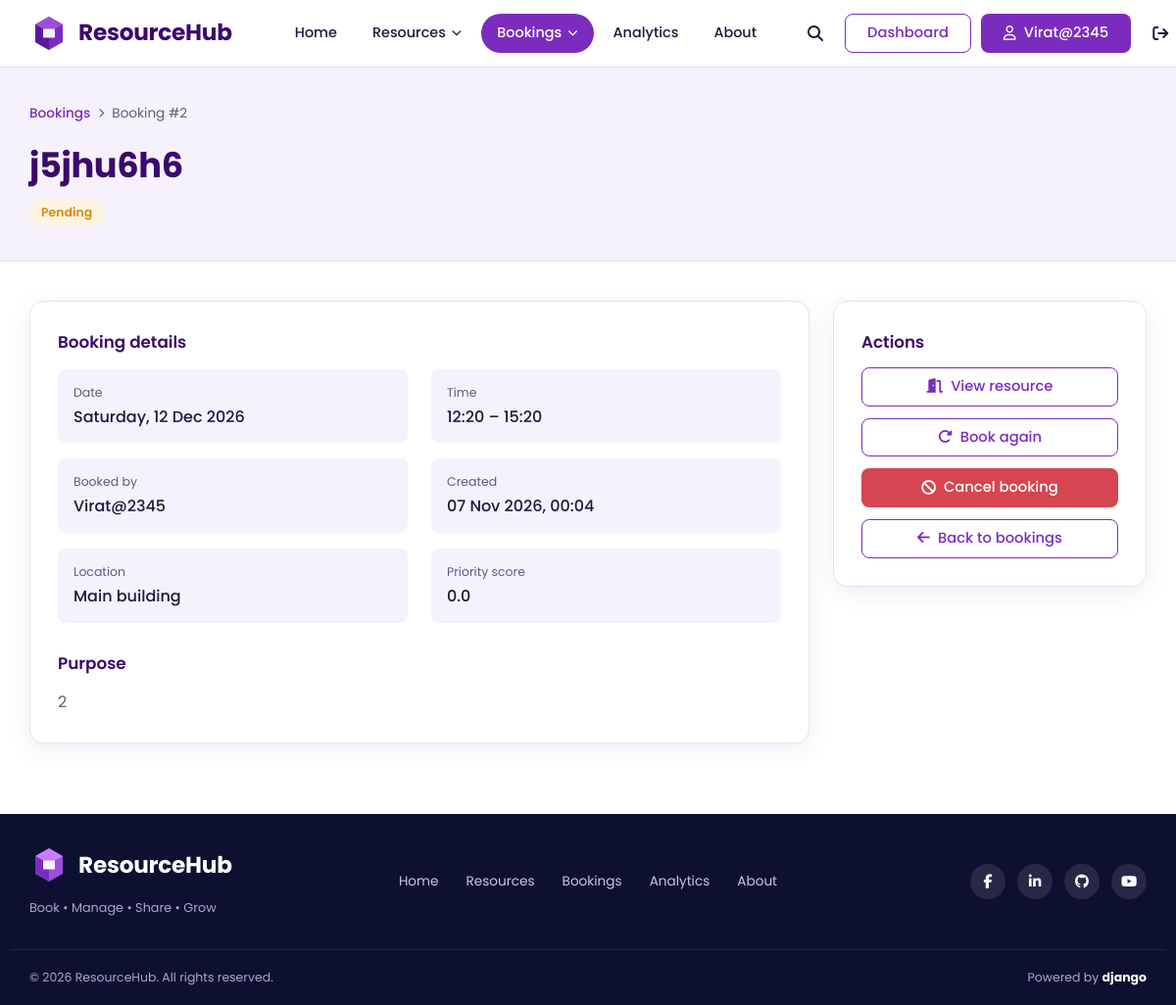
/bookings/2/ (signed in), run on the app's committed database.
### accounts/models.py (models this page shows, shortened)
class User(AbstractUser):
    ROLE_CHOICES = [
        ("student", "Student"),
        ("teacher", "Teacher"),
        ("admin", "Administrator"),
    ]
    email = models.EmailField(unique=True)
    role = models.CharField(
        max_length=20,
        choices=ROLE_CHOICES,
        default="student",
    )
    department = models.CharField(
        max_length=100,
        blank=True,
    )
    email_verified = models.BooleanField(default=False)

class Profile(models.Model):
    user = models.OneToOneField(
        settings.AUTH_USER_MODEL,
        on_delete=models.CASCADE,
        related_name="profile",
    )
    first_name = models.CharField(
        max_length=120,
        blank=True,
    )
    last_name = models.CharField(
        max_length=100,
        blank=True,
    )
    phone = models.CharField(
        max_length=20,
        blank=True,
    )
    profile_picture = models.ImageField(
        upload_to="profile_pictures/",
        blank=True,
        null=True,
    )
    designation = models.CharField(
        max_length=100,
        blank=True,
    )

### bookings/models.py (models this page shows)
class Booking(models.Model):
    user = models.ForeignKey('accounts.User', on_delete=models.CASCADE, related_name='bookings')
    resource = models.ForeignKey('resources.Resource', on_delete=models.CASCADE, related_name='bookings')
    start_time = models.DateTimeField()
    end_time = models.DateTimeField()
    purpose = models.TextField()
    priority_score = models.FloatField(default=0)
    is_recurring = models.BooleanField(default=False)
    recurrence_rule = models.CharField(max_length=100, blank=True)
    status = models.CharField(max_length=50, default='Pending')
    created_at = models.DateTimeField(auto_now_add=True)

### resources/models.py (models this page shows, shortened)
class Resource(models.Model):
    name = models.CharField(max_length=200)
    category = models.ForeignKey(ResourceCategory, on_delete=models.CASCADE)
    department = models.CharField(max_length=100)
    capacity = models.PositiveIntegerField()
    location = models.CharField(max_length=200)
    qr_code = models.CharField(
        max_length=255,
        unique=True,
        default=uuid.uuid4,
        editable=False
    )
    device_code = models.CharField(
        max_length=100,
        unique=True,
        default=generate_device_code,
        editable=False
    )
    open_time = models.TimeField()
    close_time = models.TimeField()
    status = models.CharField(max_length=50)
    description = models.TextField()

### bookings/views.py (the view)
# urls.py: path('<int:id>/', views.booking_detail, name='booking_detail'),
@login_required
def booking_detail(request, id):
    booking = get_object_or_404(Booking, id=id, user=request.user)
    return render(request, 'bookings/booking_detail.html', {
        'booking': booking
    })

### templates/bookings/booking_detail.html (shortened to what this page needs)
{% extends 'core/base.html' %}
{% load static %}
{% block extra_css %}<link rel="stylesheet" href="{% static 'css/bookings.css' %}">{% endblock %}
{% block content %}
<section class="page-head">
  <div class="container">
    <nav class="breadcrumb" aria-label="Breadcrumb">
      <a href="{% url 'bookings:booking_list' %}">Bookings</a>
      <i class="fa-solid fa-chevron-right" aria-hidden="true"></i>
      <span>Booking #{{ booking.id }}</span>
    </nav>
    <div class="page-head-inner">
      <div>
        <h1>{{ booking.resource.name }}</h1>
        <p><span class="badge badge-{{ booking.status|lower|slugify }}">{{ booking.status }}</span>
           {% if booking.is_recurring %}<span class="chip"><i class="fa-solid fa-repeat" aria-hidden="true"></i> Recurring</span>{% endif %}</p>
      </div>
    </div>
  </div>
</section>
<section class="section">
  <div class="container detail-layout">
    <div class="panel">
      <h2 class="panel-title">Booking details</h2>
      <dl class="info-grid">
        <div><dt>Date</dt><dd>{{ booking.start_time|date:"l, d M Y" }}</dd></div>
        <div><dt>Time</dt><dd>{{ booking.start_time|time:"H:i" }} – {{ booking.end_time|time:"H:i" }}</dd></div>
        <div><dt>Booked by</dt><dd>{{ booking.user.get_full_name|default:booking.user.username }}</dd></div>
        <div><dt>Created</dt><dd>{{ booking.created_at|date:"d M Y, H:i" }}</dd></div>
        <div><dt>Location</dt><dd>{{ booking.resource.location }}</dd></div>
        <div><dt>Priority score</dt><dd>{{ booking.priority_score }}</dd></div>
      </dl>
      <h2 class="panel-title">Purpose</h2>
      <p class="detail-desc">{{ booking.purpose|linebreaksbr }}</p>
    </div>
    <aside class="panel side-panel">
      <h2 class="panel-title">Actions</h2>
      <a class="btn btn-outline btn-block" href="{% url 'resources:resource_detail' booking.resource.pk %}"><i class="fa-solid fa-door-open" aria-hidden="true"></i> View resource</a>
      <a class="btn btn-outline btn-block" href="{% url 'bookings:create_booking' booking.resource.pk %}">
    <i class="fa-solid fa-rotate-right" aria-hidden="true"></i> Book again
</a>
     {% if booking.status != 'Cancelled' %}
    <form method="POST"
          action="{% url 'bookings:cancel_booking' booking.id %}">
        <button type="submit" class="btn btn-danger btn-block">
            <i class="fa-solid fa-ban"></i>
            Cancel booking
        </button>
    </form>
{% endif %}
      <a class="btn btn-outline btn-block" href="{% url 'bookings:booking_list' %}"><i class="fa-solid fa-arrow-left" aria-hidden="true"></i> Back to bookings</a>
    </aside>
  </div>
</section>
{% endblock %}

### templates/core/base.html (shortened to what this page needs)
{% load static %}
<!DOCTYPE html>
<html lang="en">
<head>
  <link rel="stylesheet" href="https://cdnjs.cloudflare.com/ajax/libs/font-awesome/6.5.2/css/all.min.css">
  <link rel="stylesheet" href="{% static 'css/master.css' %}">
  {% block extra_css %}{% endblock %}
</head>
<body>
  {% url 'sharings:shared_with_me' as shared_url %}
  {% url 'analytics:dashboard' as analytics_url %}
  {% url 'core:about' as about_url %}
  {% with app=request.resolver_match.app_name page=request.resolver_match.url_name %}
  <header class="site-header" id="siteHeader">
    <div class="container header-inner">
      <a href="/" class="brand" aria-label="ResourceHub home">
        <svg class="brand-mark" viewBox="0 0 40 40" width="40" height="40" aria-hidden="true">
          <path d="M20 3 34 11v18L20 37 6 29V11z" fill="#7B2CBF"/>
          <path d="M20 3 34 11 20 19 6 11z" fill="#9D4EDD"/>
          <path d="M20 19v18L6 29V11z" fill="#5A189A"/>
          <path d="M14 15.5h12v9H14z" fill="#fff" opacity=".92"/>
        </svg>
        <span class="brand-name">ResourceHub</span>
      </a>
      <div class="nav-panel">
        <nav aria-label="Main navigation">
          <ul class="nav-list">
            <li><a class="nav-link{% if page == 'home' %} active{% endif %}" href="/">Home</a></li>
            <li>
              <details class="has-dropdown">
                <summary class="nav-link{% if app == 'resources' %} active{% endif %}">
                  Resources <i class="fa-solid fa-chevron-down" aria-hidden="true"></i>
                </summary>
              </details>
            </li>
            {% if user.is_authenticated %}
            <li>
              <details class="has-dropdown">
                <summary class="nav-link{% if app == 'bookings' or app == 'checkin' or app == 'sharings' %} active{% endif %}">
                  Bookings <i class="fa-solid fa-chevron-down" aria-hidden="true"></i>
                </summary>
              </details>
            </li>
            {% else %}
            <li><a class="nav-link{% if app == 'bookings' %} active{% endif %}" href="{% url 'bookings:booking_list' %}">Bookings</a></li>
            {% endif %}
            <li><a class="nav-link{% if app == 'analytics' %} active{% endif %}" href="{{ analytics_url|default:'/' }}">Analytics</a></li>
            <li><a class="nav-link{% if page == 'about' %} active{% endif %}" href="{{ about_url|default:'/' }}">About</a></li>
          </ul>
        </nav>
        <div class="nav-tools">
          <label for="searchToggle" class="icon-btn" title="Search resources">
            <i class="fa-solid fa-magnifying-glass" aria-hidden="true"></i>
          </label>
          {% if user.is_authenticated %}
            <a class="btn btn-outline" href="{% url 'accounts:profile' %}">Dashboard</a>
            <a class="btn btn-primary" href="{% url 'accounts:profile' %}">
              <i class="fa-regular fa-user" aria-hidden="true"></i> {{ user.profile.first_name|default:user.username }}
            </a>
            <form method="post" action="{% url 'accounts:logout' %}" class="logout-form">
              <button type="submit" class="icon-btn" aria-label="Log out" title="Log out">
                <i class="fa-solid fa-arrow-right-from-bracket" aria-hidden="true"></i>
              </button>
            </form>
          {% else %}
            <a class="btn btn-outline" href="{% url 'accounts:login' %}">Login</a>
            <a class="btn btn-primary" href="{% url 'accounts:register' %}">Register</a>
          {% endif %}
        </div>
      </div>
    </div>
  </header>
  {% endwith %}
  <main id="main">
    {% block content %}{% endblock %}
  </main>
  <footer class="site-footer">
    <div class="container footer-inner">
      <div class="footer-brand">
        <a href="/" class="brand brand-light">
          <svg class="brand-mark" viewBox="0 0 40 40" width="40" height="40" aria-hidden="true">
            <path d="M20 3 34 11v18L20 37 6 29V11z" fill="#9D4EDD"/>
            <path d="M20 3 34 11 20 19 6 11z" fill="#C77DFF"/>
            <path d="M20 19v18L6 29V11z" fill="#7B2CBF"/>
            <path d="M14 15.5h12v9H14z" fill="#fff" opacity=".92"/>
          </svg>
          <span class="brand-name">ResourceHub</span>
        </a>
        <p class="footer-tagline">Book &bull; Manage &bull; Share &bull; Grow</p>
      </div>
      <nav class="footer-nav" aria-label="Footer navigation">
        <a href="/">Home</a>
        <a href="{% url 'resources:resource_list' %}">Resources</a>
        <a href="{% url 'bookings:booking_list' %}">Bookings</a>
        <a href="{{ analytics_url|default:'/' }}">Analytics</a>
        <a href="{{ about_url|default:'/' }}">About</a>
      </nav>
      <ul class="social">
        <li><a href="https://www.facebook.com/" target="_blank" rel="noopener noreferrer" aria-label="Facebook"><i class="fa-brands fa-facebook-f"></i></a></li>
        <li><a href="https://www.linkedin.com/" target="_blank" rel="noopener noreferrer" aria-label="LinkedIn"><i class="fa-brands fa-linkedin-in"></i></a></li>
        <li><a href="https://github.com/" target="_blank" rel="noopener noreferrer" aria-label="GitHub"><i class="fa-brands fa-github"></i></a></li>
        <li><a href="https://www.youtube.com/" target="_blank" rel="noopener noreferrer" aria-label="YouTube"><i class="fa-brands fa-youtube"></i></a></li>
      </ul>
    </div>
    <div class="container footer-bottom">
      <p>&copy; {% now "Y" %} ResourceHub. All rights reserved.</p>
      <p>Powered by <strong>django</strong></p>
    </div>
  </footer>
</body>
</html>

### static/css/master.css (style rules this page uses)
:root { --brand: #7B2CBF; --brand-dark: #5A189A; --brand-deep: #3C096C; --brand-light: #9D4EDD; --brand-soft: #F3EBFB; --lavender: #F6F2FD; --ink: #1B1A3B; --muted: #5E5C7E; --line: #E6E1F2; --white: #FFFFFF; --navy: #0D1030; --success: #1FA971; --warning: #D98A0B; --danger: #D64550; --radius-sm: 8px; --radius: 14px; --radius-lg: 22px; --shadow: 0 6px 24px rgba(60, 9, 108, .08); --shadow-lg: 0 14px 40px rgba(60, 9, 108, .16); --font: 'Poppins', system-ui, -apple-system, 'Segoe UI', sans-serif; --script: 'Caveat', 'Segoe Script', cursive; --container: 1180px; --header-h: 68px; }
*, *::before, *::after { box-sizing: border-box; }
html { scroll-behavior: smooth; -webkit-text-size-adjust: 100%; }
body { margin: 0; font-family: var(--font); font-size: 1rem; line-height: 1.6; color: var(--ink); background: var(--white); -webkit-font-smoothing: antialiased; }
img, svg { max-width: 100%; display: block; }
a { color: inherit; text-decoration: none; }
ul { list-style: none; margin: 0; padding: 0; }
h1, h2, h3, p { margin: 0; }
button, input { font: inherit; color: inherit; }
button, label[for] { cursor: pointer; }
.container { width: 100%; max-width: var(--container); margin-inline: auto; padding-inline: 20px; }
.btn { display: inline-flex; align-items: center; justify-content: center; gap: 8px; padding: 10px 22px; border: 1.5px solid transparent; border-radius: var(--radius-sm); font-weight: 500; font-size: .92rem; line-height: 1.2; white-space: nowrap; transition: background-color .2s, color .2s, border-color .2s, box-shadow .2s; }
.btn-primary { background: var(--brand); color: #fff; }
.btn-outline { background: #fff; color: var(--brand); border-color: var(--brand); }
.btn-block { width: 100%; }
.icon-btn { display: inline-grid; place-items: center; width: 40px; height: 40px; background: transparent; border: 0; border-radius: 50%; color: var(--ink); font-size: 1rem; transition: background-color .2s, color .2s; }
.site-header { position: sticky; top: 0; z-index: 100; background: rgba(255, 255, 255, .96); backdrop-filter: blur(8px); border-bottom: 1px solid var(--line); }
.header-inner { display: flex; align-items: center; justify-content: space-between; gap: 24px; min-height: var(--header-h); }
.brand { display: inline-flex; align-items: center; gap: 10px; flex-shrink: 0; }
.brand-name { font-size: 1.45rem; font-weight: 700; letter-spacing: -.01em; color: var(--brand-deep); }
.brand-light .brand-name { color: #fff; }
.nav-panel { display: flex; align-items: center; flex: 1; justify-content: space-between; gap: 24px; }
.nav-list { display: flex; align-items: center; gap: 4px; margin-left: 24px; }
.nav-link { display: inline-flex; align-items: center; gap: 6px; padding: 8px 16px; border: 0; background: transparent; border-radius: 999px; font-size: .9rem; font-weight: 500; color: var(--ink); transition: background-color .2s, color .2s; }
.nav-link.active { background: var(--brand); color: #fff; }
.nav-link i { font-size: .65rem; transition: transform .2s; }
.has-dropdown { position: relative; }
.has-dropdown summary { list-style: none; cursor: pointer; }
.nav-tools { display: flex; align-items: center; gap: 10px; }
.logout-form { margin: 0; display: inline-flex; }
.site-footer { background: var(--navy); color: #C9C7E3; }
.footer-inner { display: grid; grid-template-columns: 1fr auto 1fr; align-items: center; gap: 24px; padding-block: 32px; }
.footer-tagline { margin-top: 6px; font-size: .8rem; color: #A9A6CC; }
.footer-nav { display: flex; flex-wrap: wrap; justify-content: center; gap: 8px 28px; font-size: .85rem; }
.social { display: flex; justify-content: flex-end; gap: 12px; }
.social a { display: grid; place-items: center; width: 36px; height: 36px; border-radius: 50%; background: rgba(255, 255, 255, .1); color: #fff; font-size: .9rem; transition: background-color .2s; }
.footer-bottom { display: flex; justify-content: space-between; gap: 12px; flex-wrap: wrap; padding-block: 18px; border-top: 1px solid rgba(255, 255, 255, .1); font-size: .78rem; color: #A9A6CC; }
.footer-bottom strong { color: #fff; }

### data on the page
User: profile.first_name "Virat@2345"
Booking: id "2", resource.name "j5jhu6h6", status "Pending", start_time "Saturday, 12 Dec 2026", start_time "12:20", end_time "15:20", user.get_full_name "Virat@2345", created_at "07 Nov 2026, 00:04", resource.location "Main building", priority_score "0.0", purpose "2"
